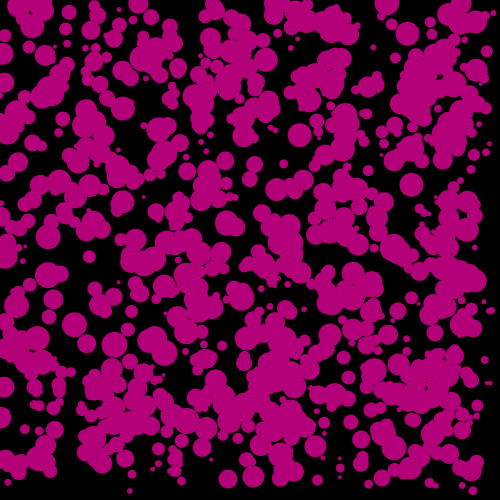
Frame 1 (no input)
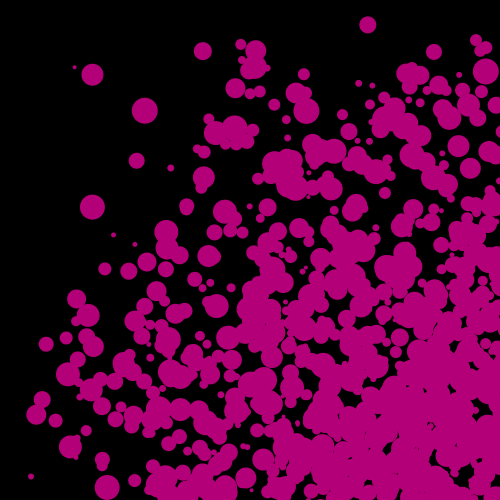
Frame 60 (the mouse pressed at the canvas centre just before this capture)
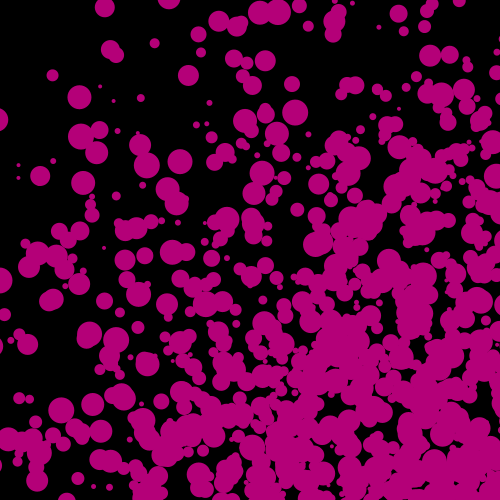
Frame 120 (the mouse held since frame 60 and released just before this capture)

The Processing sketch that drew these frames (run headless with seeded random() and noise(); from frame 60 on, the mouse is pressed at the canvas centre):

// Processing sketch: processing_33772
// ── processing_33772.pde

int numCircles = 1000;
float  circleX[]= new float[numCircles];
float  circleY[] = new float[numCircles];
float  velX [] = new float[numCircles];
float  velY [] = new float[numCircles];

int rad[] = new int[numCircles];

void setup(){
  size(500,500);
  smooth();
  noStroke();

  
  
  //dif values.
  //range
  for(int i=0; i< numCircles; i++){
    rad[i]= round(random(4,26));
    //circleX[i] = round(random(rad[i], width-rad[i])); 
    //circleY[i] = round(random(rad[i], height-rad[i]));
   circleX[i] = random(0, width-rad[i]);
   circleY[i] = random(0, height-rad[i]); 
   
    velX [i]= random(10);
    velY [i]= random(10); 
    
    
 
  }
}


void draw(){
 background(0);
 
 for(int j=0; j< numCircles ; j++){
 //ellipse(circleX[i] ,circleY[i],rad,rad); 
 fill(180,0,120);
 ellipse(circleX[j] , circleY[j], rad[j], rad[j]); 
 
 circleX [j] = circleX [j] + random( velX [j]);
 circleY [j] = circleY [j] + random (velY [j]);
  
  if (circleX [j] >= 500){
    velX [j]= velX[j] *-1;
  }

   if (circleX [j] <= 0){
    velX [j]= velX[j] *-1;
  }
  
   if (circleY [j] >= 500){
    velY [j]= velY[j] *-1;
  }
 
    if (circleY [j] <= 0){
    velY [j]= velY[j] *-1;
  }
   
 
 
 
 
 
 
 
 
  }

}                               
